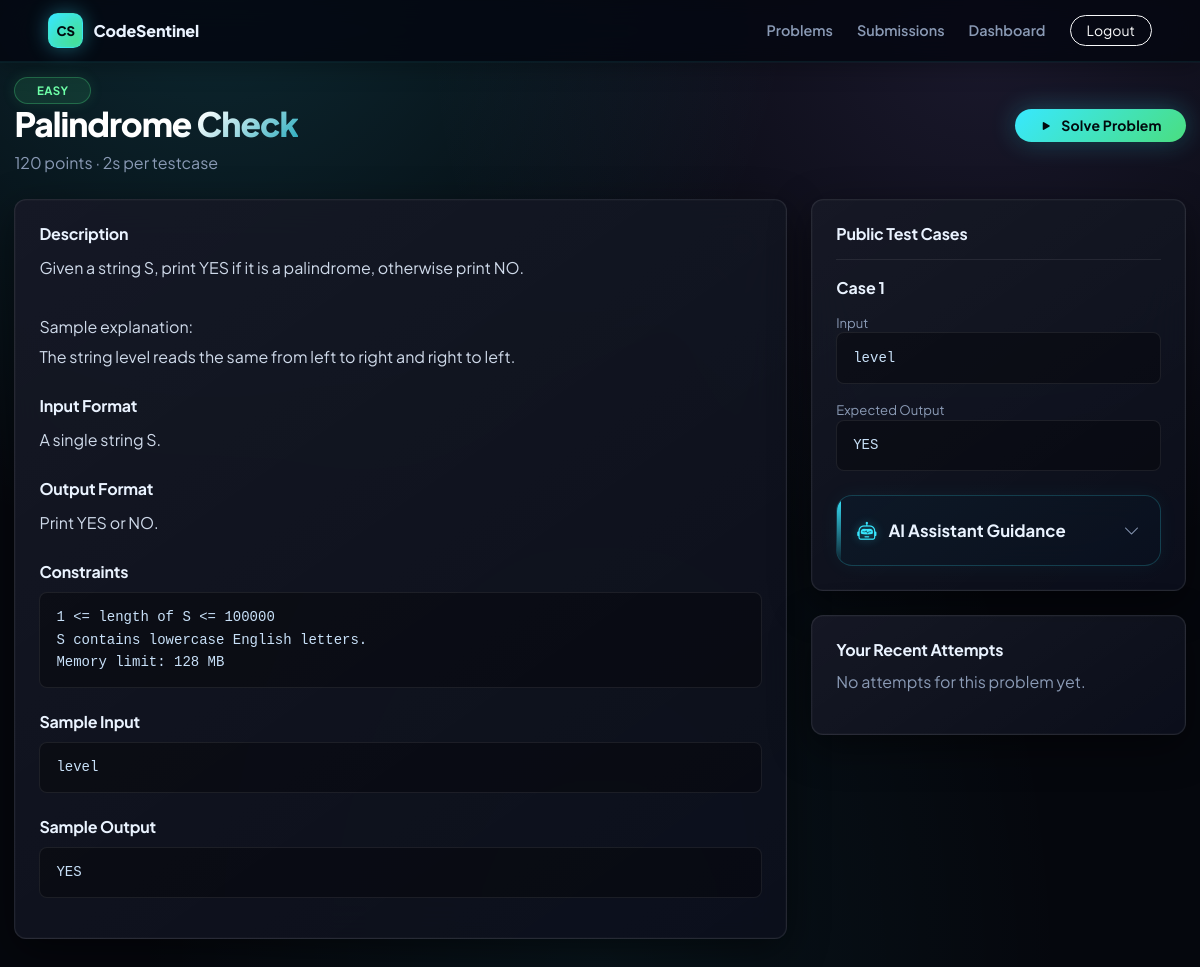
Page /problems/palindrome-check/ (signed in) on the earlier database version.
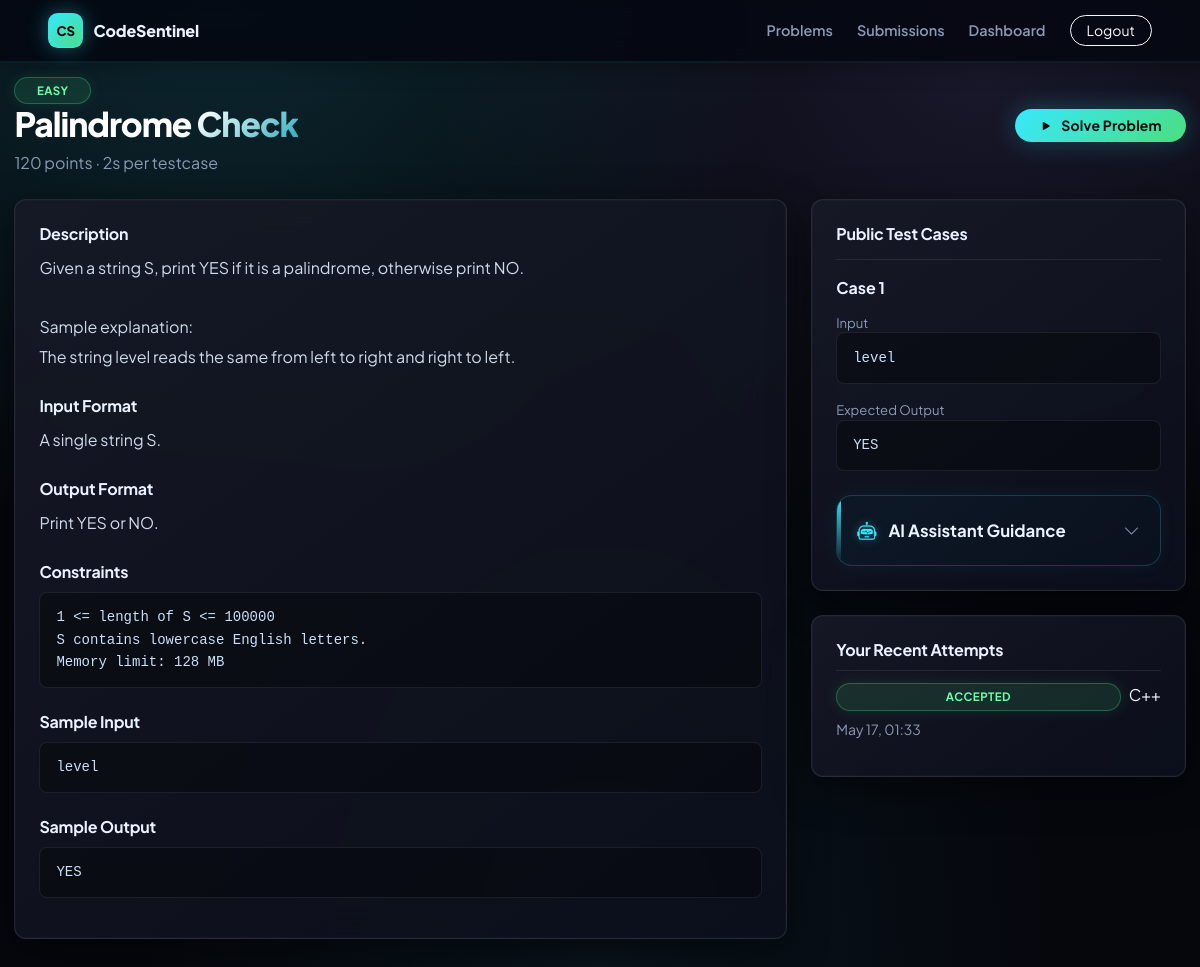
Same page on the later database version.
### problems/models.py (models this page shows, shortened)
class TestCase(models.Model):
    problem = models.ForeignKey(Problem, on_delete=models.CASCADE, related_name="test_cases")
    input_data = models.TextField(blank=True)
    expected_output = models.TextField()
    is_hidden = models.BooleanField(default=True)
    order = models.PositiveIntegerField(default=1)
    created_at = models.DateTimeField(auto_now_add=True)
    class Meta:
        ordering = ["order", "id"]

### submissions/models.py (models this page shows, shortened)
class Submission(models.Model):
    LANGUAGE_PYTHON = "python"
    LANGUAGE_C = "c"
    LANGUAGE_CPP = "cpp"
    LANGUAGE_JAVA = "java"
    LANGUAGE_CHOICES = [
        (LANGUAGE_PYTHON, "Python"),
        (LANGUAGE_C, "C"),
        (LANGUAGE_CPP, "C++"),
        (LANGUAGE_JAVA, "Java"),
    ]
    VERDICT_ACCEPTED = "Accepted"
    VERDICT_WRONG_ANSWER = "Wrong Answer"
    VERDICT_COMPILATION_ERROR = "Compilation Error"
    VERDICT_RUNTIME_ERROR = "Runtime Error"
    VERDICT_TIME_LIMIT_EXCEEDED = "Time Limit Exceeded"
    VERDICT_CHOICES = [
        (VERDICT_ACCEPTED, "Accepted"),
        (VERDICT_WRONG_ANSWER, "Wrong Answer"),
        (VERDICT_COMPILATION_ERROR, "Compilation Error"),
        (VERDICT_RUNTIME_ERROR, "Runtime Error"),
        (VERDICT_TIME_LIMIT_EXCEEDED, "Time Limit Exceeded"),
    ]
    user = models.ForeignKey(settings.AUTH_USER_MODEL, on_delete=models.CASCADE, related_name="submissions")
    problem = models.ForeignKey("problems.Problem", on_delete=models.CASCADE, related_name="submissions")
    language = models.CharField(max_length=20, choices=LANGUAGE_CHOICES)
    code = models.TextField()
    verdict = models.CharField(max_length=40, choices=VERDICT_CHOICES)
    execution_time = models.FloatField(default=0)
    memory_usage = models.PositiveIntegerField(default=0, help_text="Peak memory usage in KB")
    failed_test_number = models.PositiveIntegerField(null=True, blank=True)
    output = models.TextField(blank=True)
    error_message = models.TextField(blank=True)
    created_at = models.DateTimeField(auto_now_add=True)
    class Meta:
        ordering = ["-created_at"]

### problems/views.py (the view)
# urls.py: path("<slug:slug>/", views.problem_detail, name="detail"),
def problem_detail(request, slug):
    problem = get_object_or_404(Problem, slug=slug, is_active=True)
    visible_cases = problem.test_cases.filter(is_hidden=False)
    user_submissions = []
    if request.user.is_authenticated:
        user_submissions = Submission.objects.filter(user=request.user, problem=problem)[:5]
    return render(
        request,
        "problems/detail.html",
        {
            "problem": problem,
            "visible_cases": visible_cases,
            "user_submissions": user_submissions,
        },
    )

### templates/problems/detail.html (shortened to what this page needs)
{% extends "base.html" %}
{% block body_class %}app-page{% endblock %}
{% block content %}
<section class="page-shell">
    <div class="problem-header">
        <div>
            <span class="difficulty-badge {{ problem.difficulty }}">{{ problem.get_difficulty_display }}</span>
            <h1>{{ problem.title }}</h1>
            <p>{{ problem.points }} points · {{ problem.time_limit }}s per testcase</p>
        </div>
        <a href="{% url 'problems:solve' problem.slug %}" class="btn btn-neon rounded-pill px-4">
            <i class="bi bi-play-fill me-2"></i>Solve Problem
        </a>
    </div>
    <div class="row g-4">
        <div class="col-lg-8">
            <article class="statement-panel">
                <h2>Description</h2>
                <p>{{ problem.statement|linebreaksbr }}</p>
                {% if problem.input_format %}
                    <h2>Input Format</h2>
                    <p>{{ problem.input_format|linebreaksbr }}</p>
                {% endif %}
                {% if problem.output_format %}
                    <h2>Output Format</h2>
                    <p>{{ problem.output_format|linebreaksbr }}</p>
                {% endif %}
                {% if problem.constraints %}
                    <h2>Constraints</h2>
                    <pre class="sample-box">{{ problem.constraints }}</pre>
                {% endif %}
                <h2>Sample Input</h2>
                <pre class="sample-box">{{ problem.sample_input|default:"No sample input." }}</pre>
                <h2>Sample Output</h2>
                <pre class="sample-box">{{ problem.sample_output|default:"No sample output." }}</pre>
            </article>
        </div>
        <div class="col-lg-4">
            <div class="side-panel">
                <h2>Public Test Cases</h2>
                {% for case in visible_cases %}
                    <div class="mini-case">
                        <strong>Case {{ forloop.counter }}</strong>
                        <span>Input</span>
                        <pre>{{ case.input_data }}</pre>
                        <span>Expected Output</span>
                        <pre>{{ case.expected_output }}</pre>
                    </div>
                {% empty %}
                    <p class="muted-text">Hidden cases are configured by the admin. Use the sample to test your first run.</p>
                {% endfor %}
                <div class="ai-hint-card" onclick="this.classList.toggle('open')">
                    <div class="ai-hint-header">
                        <i class="bi bi-robot"></i>
                        <h3 class="ai-hint-title">AI Assistant Guidance</h3>
                        <i class="bi bi-chevron-down ai-hint-toggle"></i>
                    </div>
                </div>
            </div>
            <div class="side-panel mt-4">
                <h2>Your Recent Attempts</h2>
                {% for submission in user_submissions %}
                    <div class="attempt-row">
                        <span class="verdict-badge {{ submission.verdict|slugify }}">{{ submission.verdict }}</span>
                        <span>{{ submission.get_language_display }}</span>
                        <small>{{ submission.created_at|date:"M d, H:i" }}</small>
                    </div>
                {% empty %}
                    <p class="muted-text">No attempts for this problem yet.</p>
                {% endfor %}
            </div>
        </div>
    </div>
</section>
{% endblock %}

Differences in the rows shown:
added Submission: verdict "ACCEPTED", language "C++", created_at "May 17, 01:33"
Other differences:
text no longer shown: "No attempts for this problem yet."
